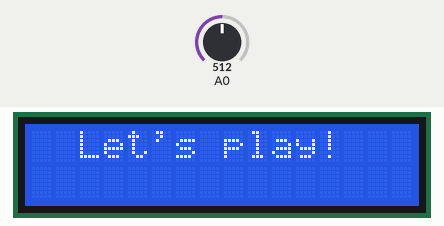
A sketch run on a simulated Arduino Uno, built with avr-gcc and run on an emulated ATmega328P. Shown: 16×2 character LCD. The test bench sets the inputs (shaded band); at power-on: A0 = 512. Random numbers use the default seed unless the sketch sets one.

Above: at 1.1 s.
At 8.76 s:
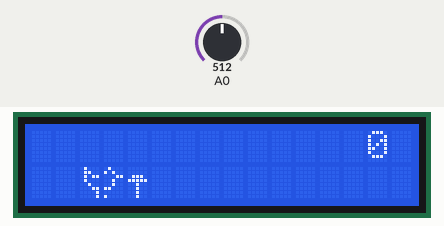
At 20.67 s:
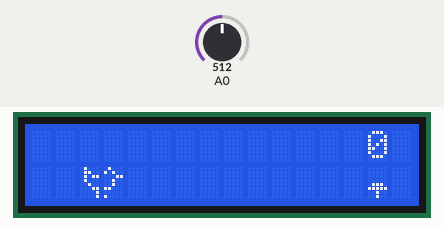
At 23.91 s:
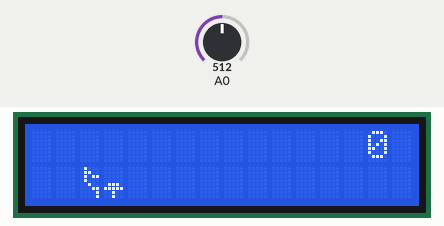
At 25.0 s:
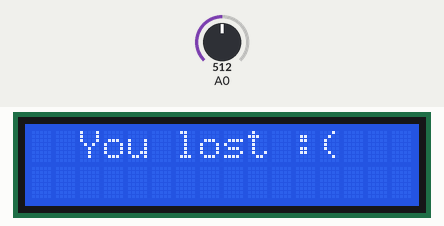
At 38.35 s:
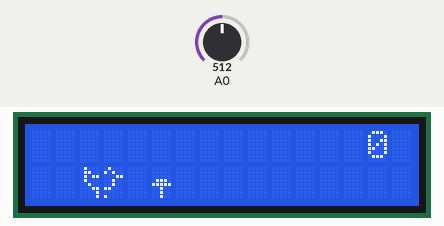

Measured:
- what the display in image 0 shows lasts 4.0 s, from 1.1 s to 5.1 s
- what the display in image 4 shows lasts 5.0 s, from 25.0 s to 30.0 s

The sketch:

code_chicken_run.ino
```cpp
#include <LiquidCrystal.h>

LiquidCrystal lcd(8, 9, 4, 5, 6, 7);

byte chickenFront[8] = { 0b01000, 0b10100, 0b00011, 0b00100, 0b00100, 0b11000, 0b00000, 0b10000 };
byte chickenBack[8] = { 0b01000, 0b01100, 0b01011, 0b01000, 0b00100, 0b00011, 0b00001, 0b00001 };

byte mushroom1[8] = { 0b00000, 0b00000, 0b00000, 0b00000, 0b01110, 0b11111, 0b00100, 0b00100 };
byte mushroom2[8] = { 0b00000, 0b00000, 0b00000, 0b01110, 0b11111, 0b00100, 0b00100, 0b00100 };
byte mushroom3[8] = { 0b00000, 0b00000, 0b01110, 0b11111, 0b00100, 0b00100, 0b00100, 0b00100 };

byte cloudFront[8] = { 0b00000, 0b00000, 0b00011, 0b00100, 0b01000, 0b11111, 0b00000, 0b00000 };
byte cloudBack[8] = { 0b00000, 0b00100, 0b01010, 0b10001, 0b00001, 0b11111, 0b00000, 0b00000 };

int elements_positions[10][3];
/*
  first_field = 0 for cloud / 1 for chicken
  second_field = column
  third_field = type of mushroom
*/
int number_of_elements;
int score = 0;

int mushroom_speed = 300;
int cloud_speed = 350;

int last_score_check = 0; // Track when the score was last updated for speed
unsigned long last_element_time = 0; // Tracks when the last element was created
unsigned long next_element_delay = 1000; // Time delay for next element appearance
unsigned long last_move_time = 0; // Tracks time of last element movement
unsigned long last_chicken_move_time = 0; // Tracks time of last chicken move
unsigned long chicken_move_interval = 400; // Chicken move delay

void setup()
{
  lcd.begin(16, 2);

  lcd.createChar(0, chickenFront);
  lcd.createChar(1, chickenBack);
  lcd.createChar(2, mushroom1);
  lcd.createChar(3, mushroom2);
  lcd.createChar(4, mushroom3);
  lcd.createChar(5, cloudFront);
  lcd.createChar(6, cloudBack);

  lcd.clear();
}

int read_LCD_buttons()
{
  int buton = analogRead(0);
  if (buton > 1000) return 0; //none
  if (buton < 50)   return 1; //right
  if (buton < 250)  return 2; //up
  if (buton < 450)  return 3; //down
  if (buton < 600)  return 4; //left
  if (buton < 920)  return 5; //select
  return 0; //none
}

int element_appear(int *number_of_elements)
{
  int seed = random(10000000);
  randomSeed(seed);

  int mushroom_or_cloud = random(1026) % 4;

  if(mushroom_or_cloud == 0)
  {
    lcd.setCursor(12, 0); lcd.write(byte(5));
    lcd.setCursor(13, 0); lcd.write(byte(6));

    elements_positions[(*number_of_elements)][0] = 0;
    elements_positions[(*number_of_elements)][1] = 12;
  }
  else
  {
    lcd.setCursor(15, 1); lcd.write(byte(mushroom_or_cloud + 1));

    elements_positions[(*number_of_elements)][0] = 1;
    elements_positions[(*number_of_elements)][1] = 15;
    elements_positions[(*number_of_elements)][2] = mushroom_or_cloud + 1;
  }

  (*number_of_elements) += 1;
}

void element_move(int *number_of_elements, int *score, int mushroom_speed, int cloud_speed)
{
  for(int i = 0; i < (*number_of_elements); i++)
  {
    if(elements_positions[i][0] == 0 && elements_positions[i][1] != 0)
    {
      lcd.setCursor(elements_positions[i][1], 0); lcd.print("  ");
      elements_positions[i][1] -= 1;
      lcd.setCursor(elements_positions[i][1], 0); lcd.write(byte(5));
      lcd.setCursor(elements_positions[i][1] + 1, 0); lcd.write(byte(6));
    }
    else if(elements_positions[i][0] == 1 && elements_positions[i][1] != 0)
    {
      lcd.setCursor(elements_positions[i][1], 1); lcd.print(" ");
      elements_positions[i][1] -= 1;
      lcd.setCursor(elements_positions[i][1], 1); lcd.write(byte(elements_positions[i][2]));
    }
    else if(elements_positions[i][1] == 0)
    {
      if(elements_positions[i][0] == 0)
      {
        lcd.setCursor(0, 0); lcd.print(" ");
        lcd.setCursor(1, 0); lcd.print(" ");
      }
      else { lcd.setCursor(0, 1); lcd.print(" "); }

      for (int j = i; j < (*number_of_elements) - 1; j++) { elements_positions[j][0] = elements_positions[j + 1][0]; elements_positions[j][1] = elements_positions[j + 1][1]; elements_positions[j][2] = elements_positions[j + 1][2];}
      (*number_of_elements) -= 1;
      i--;
      (*score) += 1;
    }
  }
}

int hit(int chicken_position, int number_of_elements)
{
  for(int i = 0; i < number_of_elements; i++)
  {
    if(chicken_position == 0 && (elements_positions[i][0] == 0 && (elements_positions[i][1] == 1 || elements_positions[i][1] == 2 || elements_positions[i][1] == 3)))
      return 1;
    else if(chicken_position == 1 && (elements_positions[i][0] == 1 && (elements_positions[i][1] == 2 || elements_positions[i][1] == 3)))
      return 1;
  }
  return 0;
}

void game(int chicken_position)
{
  lcd.setCursor(3, 1); lcd.write(byte(0));
  lcd.setCursor(2, 1); lcd.write(byte(1));

  while(1)
  {
    unsigned long current_time = millis();
    int button_state = read_LCD_buttons();

    if(button_state == 2 || button_state == 3)
    {
      if(current_time - last_chicken_move_time > chicken_move_interval)
      {
        last_chicken_move_time = current_time;
        if(chicken_position == 1)
        {
          chicken_position = 0;
          lcd.setCursor(3, 1); lcd.print(" ");
          lcd.setCursor(2, 1); lcd.print(" ");

          lcd.setCursor(3, 0); lcd.write(byte(0));
          lcd.setCursor(2, 0); lcd.write(byte(1));
        }
        else if(chicken_position == 0)
        {
          chicken_position = 1;
          lcd.setCursor(3, 0); lcd.print(" ");
          lcd.setCursor(2, 0); lcd.print(" ");

          lcd.setCursor(3, 1); lcd.write(byte(0));
          lcd.setCursor(2, 1); lcd.write(byte(1));
        }
      }
    }

    if (current_time - last_element_time > next_element_delay)
    {
      element_appear(&number_of_elements);
      last_element_time = current_time;
      randomSeed(random(10000000));
      next_element_delay = random(3000, 4000);
    }

    if(hit(chicken_position, number_of_elements) == 1)
    {
       lcd.clear(); delay(1000); lcd.setCursor(2, 0); lcd.print("You lost :("); delay(5000);
       break;
    }

    if(current_time - last_move_time > min(mushroom_speed, cloud_speed))
    {
      last_move_time = current_time;
      element_move(&number_of_elements, &score, mushroom_speed, cloud_speed);
    }

    lcd.setCursor(14, 0); lcd.print("  ");
    lcd.setCursor(14, 0); lcd.print(score); delay(100);

    if(score % 10 == 0 && score != 0 && score != last_score_check)
    {
      mushroom_speed = max(100, mushroom_speed - 20);
      cloud_speed = max(100, cloud_speed - 30);
      last_score_check = score;
    }

    if(score == 100)
    {
       lcd.clear(); delay(1000); lcd.setCursor(0, 0); lcd.print("You are so cool!"); delay(5000);
       break;
    }
  }
}

void loop()
{
  lcd.clear(); delay(1000);
  lcd.setCursor(2, 0);
  lcd.print("Let's play!"); delay(4000);
  lcd.clear(); delay(500);

  game(1);

  for(int i = 0; i < number_of_elements; i++) { elements_positions[i][0] = 0; elements_positions[i][1] = 0; elements_positions[i][2] = 0; } //reset
  number_of_elements = 0; score = 0; //reset
}
```
